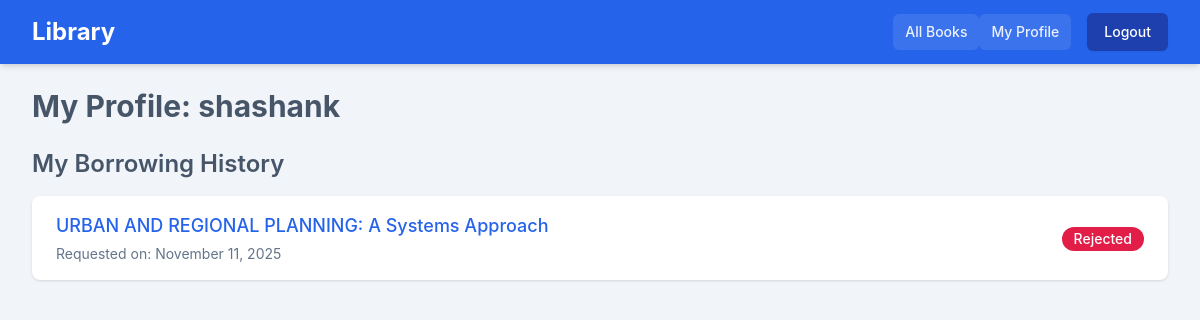
Screenshot of /profile/ (signed in) with the database file from the repository.
### library/models.py (models this page shows, shortened)
class Borrowing(models.Model):
    STATUS_CHOICES = [
        ('PENDING', 'Pending'),
        ('APPROVED', 'Approved'),
        ('REJECTED', 'Rejected'),
        ('RETURNED', 'Returned'), # For future use
    ]
    student = models.ForeignKey(User, on_delete=models.CASCADE, related_name="borrowings")
    book = models.ForeignKey(Book, on_delete=models.CASCADE, related_name="borrowings")
    request_date = models.DateTimeField(auto_now_add=True)
    status = models.CharField(max_length=20, choices=STATUS_CHOICES, default='PENDING')
    approved_date = models.DateTimeField(null=True, blank=True)
    return_date = models.DateTimeField(null=True, blank=True) # Date book is due or returned
    class Meta:
        unique_together = [['student', 'book', 'status']]
        ordering = ['-request_date']

class Book(models.Model):
    title = models.CharField(max_length=500)
    author = models.CharField(max_length=500, null=True, blank=True)
    isbn = models.CharField(max_length=20, unique=True, null=True, blank=True)
    category = models.CharField(max_length=100, null=True, blank=True)
    publication_year = models.IntegerField(null=True, blank=True)
    description = models.TextField(null=True, blank=True)
    is_available = models.BooleanField(default=True)

### library/views.py (the view)
# urls.py: path('profile/', views.student_profile, name='student_profile'),
@login_required
def student_profile(request):
    borrowings = Borrowing.objects.filter(student=request.user).order_by('-request_date')
    return render(request, 'library/student_profile.html', {'borrowings': borrowings})

### library/templates/library/student_profile.html
{% extends 'library/base.html' %}
{% block content %}
<h1 class="text-3xl font-bold mb-6" style="color: #475569;">My Profile: {{ user.username }}</h1>
<h2 class="text-2xl font-semibold mb-4" style="color: #475569;">My Borrowing History</h2>
<div class="bg-white shadow overflow-hidden rounded-lg">
    <ul role="list" class="divide-y" style="border-color: #e2e8f0;">
        {% for borrowing in borrowings %}
        <li class="px-4 py-4 sm:px-6">
            <div class="flex items-center justify-between">
                <div>
                    <p class="text-lg font-medium truncate" style="color: #2563EB;">{{ borrowing.book.title }}</p>
                    <p class="mt-1 text-sm" style="color: #64748b;">Requested on: {{ borrowing.request_date|date:"F j, Y" }}</p>
                </div>
                <div class="ml-4">
                    {% if borrowing.status == 'PENDING' %}
                        <span class="inline-flex items-center px-3 py-0.5 rounded-full text-sm font-medium text-white" style="background-color: #fbbf24;">
                            Pending
                        </span>
                    {% elif borrowing.status == 'APPROVED' %}
                        <span class="inline-flex items-center px-3 py-0.5 rounded-full text-sm font-medium text-white" style="background-color: #22C55E;">
                            Approved
                        </span>
                        <p class="mt-1 text-xs" style="color: #64748b;">Approved on: {{ borrowing.approved_date|date:"F j, Y" }}</p>
                    {% elif borrowing.status == 'REJECTED' %}
                        <span class="inline-flex items-center px-3 py-0.5 rounded-full text-sm font-medium text-white" style="background-color: #E11D48;">
                            Rejected
                        </span>
                    {% elif borrowing.status == 'RETURNED' %}
                         <span class="inline-flex items-center px-3 py-0.5 rounded-full text-sm font-medium text-white" style="background-color: #64748b;">
                            Returned
                        </span>
                    {% endif %}
                </div>
            </div>
        </li>
        {% empty %}
        <li class="px-4 py-4 sm:px-6">
            <p class="text-center py-6" style="color: #64748b;">You have not borrowed or requested any books.</p>
        </li>
        {% endfor %}
    </ul>
</div>
{% endblock %}

### rows the page displays
Borrowing: book "URBAN AND REGIONAL PLANNING: A Systems Approach", request_date "November 11, 2025", status "Rejected"

### other values shown
{{ user.username }} "shashank"
